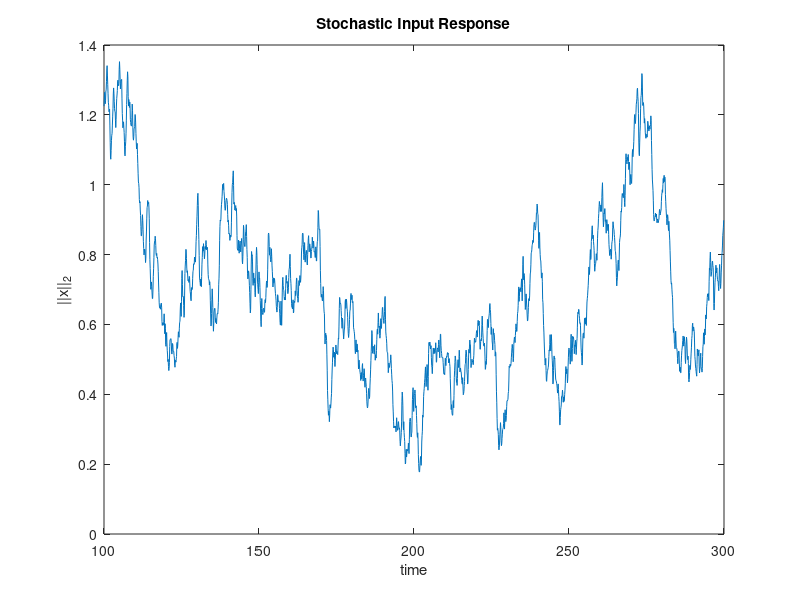

The MATLAB source for this figure: (Note: this script raises an error after producing the figure.)
clear; clc; close all

rng(42);
n = 5;
I = eye(n);
Sigma_w = 0.1 * I; % Uncorrelated noise

% Derive A
S = randn(n);
S = 0.5 * (S - S'); % Ensure skew-symmetry
% Sigma = [7 0 3; 0 1 0; 3 0 3];
Sigma = I;
A = (-1/2 * Sigma_w + S) / Sigma;

% Derive Sigma
% S = randn(n); S = 0.5*(S - S'); % Random skew-symmetric part
% Q = randn(n); Q = Q'*Q; % Random negative definite part
% A = -Q + S;            
% Sigma = lyap(A, Sigma_w);
% S = 0.5 * (A * Sigma - Sigma * A.');

ev = eig(A);
fprintf('max real part = %.4g\n', max(real(ev)));

% Simulation parameters
n_time = 2e3; %1e4; % Simulation time steps
transient_length = 1e3;
tr = 0.1; % Sampling period
t = 0 : tr : (n_time + transient_length - 1) * tr;

%% SIMULATE W/STOCHASTIC INPUT
sys = ss(A, eye(n), eye(n), zeros(n));
w = mvnrnd(zeros(1, n), Sigma_w, length(t)); % Generate noise input
y_stoch = lsim(sys, w, t); % Simulate LTI response to noise
y_stoch = y_stoch(transient_length + 1:end,:); % Remove transient

% Plot the norm of the state vector
figure, plot(t(transient_length + 1:end), vecnorm(y_stoch, 2, 2))
xlabel('time'); ylabel('||x||_2');
title('Stochastic Input Response')

% Animate state vector evolution
% animate3(y_stoch)

% State evolution in 2D/3D after PCA
% [coeff, score, latent, tsquared, explained, mu] = pca(y_sim);
% y_reduced3 = score(:, 1:3); animate3(y_reduced3)
% y_reduced2 = score(:, 1:2); animate2(y_reduced2)

%% STATE EVOLUTION & STEADY-STATE COVARIANCE
[U, D] = eig(Sigma); % eigenvectors & eigenvalues
radii = sqrt(diag(D)); % principal axes
mean_x = mean(y_stoch,1)'; % mean of the samples

% Plot 1std ellipsoid
[xs, ys, zs] = sphere(20); % unit sphere
ellipsoid_pts = U * diag(radii) * [xs(:)'; ys(:)'; zs(:)'];
X = reshape(ellipsoid_pts(1,:) , size(xs));
Y = reshape(ellipsoid_pts(2,:) , size(ys));
Z = reshape(ellipsoid_pts(3,:) , size(zs));

figure; hold on; grid on; view(3);
surf(X, Y, Z, 'FaceAlpha',0.2, 'EdgeColor','none');
plot3(mean_x(1), mean_x(2), mean_x(3), 'k+', 'MarkerSize',10);
xlabel('x_1'); ylabel('x_2'); zlabel('x_3');

% Plot eigenvectors scaled by eigenvalues
for i = 1:3
    vec = radii(i) * U(:,i);   % scale eigenvector by sqrt of eigenvalue
    quiver3(mean_x(1), mean_x(2), mean_x(3), vec(1), vec(2), vec(3), ...
        'LineWidth', 1);
end

% Animate trajectory
h = animatedline('LineWidth',1);
for i = 1:n_time
    addpoints(h, y_stoch(i,1), y_stoch(i,2), y_stoch(i,3));
    drawnow;
end

%% SYNCHRONIZATION
% Filter to narrow band
fpass = [0.1, 1.0];
fs = 1 / tr;
[b, a] = butter(4, fpass / (fs / 2), 'bandpass'); % 4th-order Butterworth filter
y_filt = filtfilt(b, a, y_stoch);
z = hilbert(y_filt);
phi = angle(z);

% figure, axis equal
% theta = linspace(0, 2*pi, 100);
% for k = 1:size(phi, 1)
%     cla
%     Rvec = mean(exp(1i*phi(k,:)));
%     plot(cos(theta), sin(theta), 'k--'), hold on
%     quiver(zeros(1,n), zeros(1,n), cos(phi(k,:)), sin(phi(k,:)), 0, 'b-')
%     hold on
%     quiver(0, 0, real(Rvec), imag(Rvec), 0, 'r', 'LineWidth', 2)
%     title(sprintf('t = %.2f, |R| = %.2f', t(k), abs(Rvec)))
%     drawnow, pause(.1)
% end

t_steady = t(transient_length + 1:end);
R = abs(mean(exp(1i*phi(:,:)), 2));
x = t_steady(:);
r = R(:);
win_sec = 30;
dt = x(2)-x(1);
w = max(1, round(win_sec / dt));
mu = movmean(r, w);       % centered moving mean
s  = movstd (r, w, 0);    % centered moving std (sample std)

figure, hold on
fill([x; flipud(x)], [mu+s; flipud(mu-s)], [0.9 0.9 1])
plot(x, r, 'b'), plot(x, mu, 'r-', 'LineWidth', 2)
yline(mean(r), 'k--', 'LineWidth', 2)                      
xlabel('Time (s)'); ylabel('R(t)'); title('Moving mean ± moving std')

%% SIMULATE AUTONOMOUS
x0 = 2 * ones(n,1);  % initial condition
options = odeset('RelTol', 1e-8, 'AbsTol', 1e-10);
[t_aut, y_aut] = ode45(@(t,x) A*x, t, x0, options);

% Plot the norm of the state vector
figure, plot(t_aut, vecnorm(y_aut, 2, 2))
xlabel('time'); ylabel('||x||_2');
title('Autonomous response (ode45)')

% Animate state vector evolution
animate3(y_aut)

%% COVARIANCE MATRIX
% Max lag has to be inferior to total simulation time (in transient)
% because otherwise there wouldn't be enough data points to form the lagged
% pair. If I choose maxLag > length(t) then I have empty plot. It is not
% useful to consider a number of lags close to the simulated time points
% because estimate variance will be too high, given the fewer number of
% points
maxLag = min(size(y_stoch, 1)/2, 2000);  % number of lags to evaluate
lags = (0:maxLag) * tr;

% Theoretical covariance
Sigma_tau = @(tau) expm(A * tau) * Sigma;
stds_th = sqrt(diag(Sigma));
normMat_th = stds_th * stds_th.';
Sigma_th = nan(n,n,numel(lags));
for k = 1:numel(lags)
    tau = lags(k);
    Sigma_th(:,:,k) = Sigma_tau(tau) ./ normMat_th; % Pearson correlation
end

% Empirical covariance
Sigma_emp0 = (y_stoch' * y_stoch) / size(y_stoch,1);
stds_emp = sqrt(diag(Sigma_emp0));
normMat_emp = stds_emp * stds_emp';
Sigma_emp = nan(n,n,numel(lags));
for k = 0:maxLag
    X = y_stoch(1:end-k, :);
    X_lag = y_stoch(1+k:end, :);
    Sigma_emp(:,:,k+1) = (X_lag' * X) / (size(y_stoch, 1) - k) ./ normMat_emp;
end

% Extend to negative lags based on property C_ij(-tau) = C_ji(tau)
lags_full = [-fliplr(lags(2:end)), lags]; % Symmetric lag vector
Sigma_th_full = nan(n,n,numel(lags_full));
Sigma_emp_full = nan(n,n,numel(lags_full));
for i = 1:n
    for j = 1:n
        Cth_pos = squeeze(Sigma_th(i,j,:));
        Cth_neg = squeeze(Sigma_th(j,i,2:end));
        Sigma_th_full(i,j,:) = [flipud(Cth_neg); Cth_pos];

        Cemp_pos = squeeze(Sigma_emp(i,j,:));
        Cemp_neg = squeeze(Sigma_emp(j,i,2:end));
        Sigma_emp_full(i,j,:) = [flipud(Cemp_neg); Cemp_pos];
    end
end

%% PLOT COVARIANCES
figure;
for i = 1:n
    for j = 1:n
        subplot(n,n,(i-1)*n+j);
        plot(lags_full, squeeze(Sigma_th_full(i,j,:)),'b-'); hold on;
        plot(lags_full, squeeze(Sigma_emp_full(i,j,:)),'b--');
        title(sprintf('\\Sigma_{%d%d}(\\tau)',i,j));
        xlabel('\tau'); grid on;
        if i==1 && j==1
            legend('Theory','Simulation');
        end
    end
end
sgtitle('Auto/Cross-Covariance');

figure;
for i = 1:n
    for j = 1:n
        subplot(n,n,(i-1)*n+j);
        Cth = squeeze(Sigma_th_full(i,j,:));
        Cth_sym = 0.5 * (Cth + flipud(Cth));
        Cth_asym = 0.5 * (Cth - flipud(Cth));
        Cemp = squeeze(Sigma_emp_full(i,j,:));
        Cemp_sym = 0.5 * (Cemp + flipud(Cemp));
        Cemp_asym = 0.5 * (Cemp - flipud(Cemp));

        plot(lags_full, Cth_sym, 'r-', 'LineWidth', 1.2); hold on;
        plot(lags_full, Cth_asym, 'b-', 'LineWidth', 1.2);
        plot(lags_full, Cemp_sym, 'r--');
        plot(lags_full, Cemp_asym, 'b--');
        title(sprintf('Sym/Asym C_{%d%d}(\\tau)', i, j));
        xlabel('\tau'); grid on;
        if i==1 && j==1
            legend('Sym (th)','Asym (th)','Sym (sym)','Asym (sym)');
        end
    end
end
sgtitle('Symmetric (Even) vs Asymmetric (Odd) Covariance Components');

% for k = transient_length:(n_time + transient_length - 1)
%     imshow(Ctens(:,:,k), [], 'InitialMagnification', 'fit')
%     title(sprintf('Time-Lagged Covariance \\Sigma(\\tau) at lag \\tau = %.2f', t(k)));
%     drawnow
%     pause(0.01)
% end

%% CROSS-LAG CORRELATION (CLC)
% Seeing at what lag the dynamics are the same.
triuIdx = find(triu(ones(n),1));

% Theoretical
vecs_th = [];
for k = 1:length(lags_full)
    Ck = Sigma_th_full(:,:,k);
    vecs_th(:,k) = Ck(triuIdx);
end
FCD_th = corr(vecs_th);

% Empirical
vecs_em = [];
for k = 1:length(lags_full)
    Ck = Sigma_emp_full(:,:,k);
    vecs_em(:,k) = Ck(triuIdx);
end
FCD_emp = corr(vecs_em);

% Plot
figure, tiledlayout(1, 2, 'TileSpacing','compact','Padding','compact');
nexttile, imagesc(lags_full, lags_full, FCD_th);
axis square; colorbar; colormap(magma);
xlabel('Lag \tau_1'); ylabel('Lag \tau_2');
title('Theoretical Time-Lagged Covariance Dynamics');

nexttile, imagesc(lags_full, lags_full, FCD_emp);
axis square; colorbar; colormap(magma);
xlabel('Lag \tau_1'); ylabel('Lag \tau_2');
title('Empirical Time-Lagged Covariance Dynamics');

%% CLC 2D FOURIER TRANSFORM
nLags = length(lags_full);
df = 1 / (nLags * tr);
freq_axis = (-floor(nLags/2):ceil(nLags/2)-1) * df; % in Hz

figure, tiledlayout(1, 2, 'TileSpacing','compact','Padding','compact');
FCDfft_th = log(1 + abs(fftshift(fft2(FCD_th))));
nexttile, imagesc(freq_axis, freq_axis, FCDfft_th); colormap(jet); colorbar;
title(sprintf('Theoretical PSD Subject %d', iSub));

sigma = 10; % Approx the number of lag steps corresponding to autocorr decay
FCD_emp_smooth = imgaussfilt(FCD_emp, sigma);
FCDfft_emp = log(1 + abs(fftshift(fft2(FCD_emp_smooth))));
nexttile, imagesc(freq_axis, freq_axis, FCDfft_emp); colormap(jet); colorbar;
title(sprintf('Empirical PSD Subject %d', iSub));

%% CLC SINOGRAM
theta = 0:179;
figure, tiledlayout(1, 2, 'TileSpacing','compact','Padding','compact');
[R_th, xp_th] = radon(FCD_th, theta);
nexttile, imagesc(theta, xp_th, R_th);
xlabel('Angle (degrees)'); ylabel('Projection position');
title(sprintf('Theoretical Sinogram Subject %d', iSub));

[R_emp, xp_emp] = radon(FCD_emp, theta);
nexttile, imagesc(theta, xp_emp, R_emp);
xlabel('Angle (degrees)'); ylabel('Projection position');
title(sprintf('Empirical Sinogram Subject %d', iSub));

%% PSD MATRIX
Fs = 1 / tr;
% FFT algorithm faster with power of 2
Nfft = 2^nextpow2(maxLag + 1);
freqs = Fs * (0:(Nfft/2)) / Nfft;
omega = 2 * pi * freqs;

% Theoretical PSD
Phi_th = nan(n,n,length(freqs));
for k = 1:length(freqs)
    H = 1i * omega(k) * eye(n) - A;
    H_inv = inv(H);
    Phi_th(:,:,k) = H_inv * Sigma_w * (H_inv)';
end

% Empirical PSD
window = hamming(256);
noverlap = 128;
Phi_emp = nan(n, n, Nfft/2+1);
for i = 1:n
    for j = 1:n
        Pij = cpsd(y_stoch(:,i), y_stoch(:,j), window, noverlap, Nfft, Fs);
        Phi_emp(i,j,:) = Pij;  % Complex cross-spectrum
    end
end

figure;
for i = 1:n
    for j = 1:n
        subplot(n,n,(i-1)*n+j);
        plot(omega, abs(squeeze(Phi_th(i,j,:))),'r-'); hold on;
        plot(omega, abs(squeeze(Phi_emp(i,j,:))),'b--');
        title(sprintf('\\Phi_{%d%d}(\\omega)',i,j));
        xlabel('\omega'); grid on;
        if i==1 && j==1
            legend('Theory','Empirical');
        end
    end
end
sgtitle('Cross-Spectral Density Magnitude');

figure;
for i = 1:n
    for j = 1:n
        subplot(n,n,(i-1)*n + j);
        plot(omega, unwrap(angle(squeeze(Phi_th(i,j,:)))),'r-'); hold on;
        plot(omega, unwrap(angle(squeeze(Phi_emp(i,j,:)))),'b--');
        title(sprintf('Phase of \\Phi_{%d%d}(\\omega)', i, j));
        xlabel('\omega'); grid on;
        if i==1 && j==1
            legend('Theory','Empirical');
        end
    end
end
sgtitle('Cross-Spectral Density Phase');

figure;
for i = 1:n
    for j = 1:n
        subplot(n,n,(i-1)*n+j);
        co_th = real(squeeze(Phi_th(i,j,:)));
        quad_th = imag(squeeze(Phi_th(i,j,:)));
        co_emp = real(squeeze(Phi_emp(i,j,:)));
        quad_emp = imag(squeeze(Phi_emp(i,j,:)));

        plot(omega, co_th, 'r-', 'LineWidth', 1.2); hold on;
        plot(omega, quad_th, 'b-', 'LineWidth', 1.2);
        plot(omega, co_emp, 'r--', 'LineWidth', 1);
        plot(omega, quad_emp, 'b--', 'LineWidth', 1);
        title(sprintf('Co/Quad Spectrum \\Phi_{%d%d}(\\omega)', i, j));
        xlabel('\omega'); grid on;
        if i==1 && j==1
            legend('Co-spectrum (theory)','Quad (theory)','Co-spectrum (emp)','Quad (emp)');
        end
    end
end
sgtitle('Co- and Quadrature Spectra');

%% FUNCTIONS
function animate3(data)
    figure; 
    h = animatedline('LineWidth', 1);
    axis([min(data(:,1)) max(data(:,1)) ...
          min(data(:,2)) max(data(:,2)) ...
          min(data(:,3)) max(data(:,3))]);
    grid on
    xlabel('PC_1'); ylabel('PC_2'); zlabel('PC_3');
    view(3)
    
    for i = 1:size(data, 1)
        addpoints(h, data(i, 1), data(i, 2), data(i, 3));
        drawnow
    end
end

function animate2(data)
    figure; 
    h = animatedline('LineWidth', 1);
    axis([min(data(:,1)) max(data(:,1)) ...
          min(data(:,2)) max(data(:,2))]);
    grid on
    xlabel('PC_1'); ylabel('PC_2');
    title('2D Trajectory Animation');
    
    for i = 1:size(data, 1)
        addpoints(h, data(i, 1), data(i, 2));
        drawnow
    end
end
